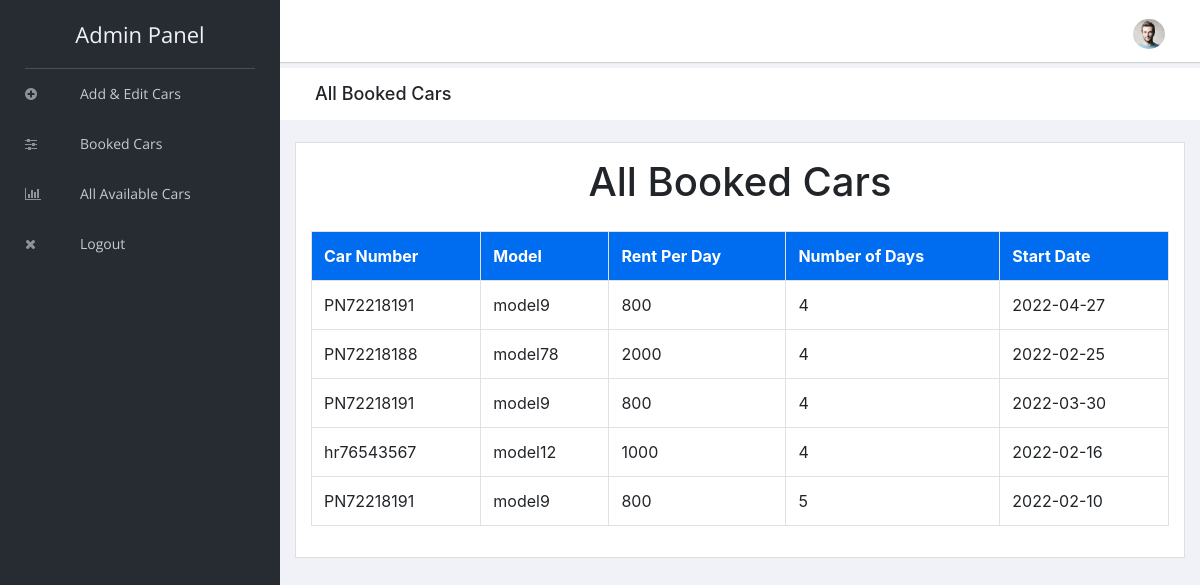
Page /admin/booked_cars.php (signed in) on the committed database.
### tables this page shows
CREATE TABLE `booked_cars` (
  `id` int(11) NOT NULL,
  `model` varchar(30) NOT NULL,
  `number` varchar(11) NOT NULL,
  `seating` int(11) NOT NULL,
  `rentperday` int(11) NOT NULL,
  `number_days` int(11) NOT NULL,
  `start_date` date NOT NULL
);

### admin/booked_cars.php (the view, shortened to what this page needs)
<?php
include "header.php";
include "../connection.php";
    ?>
<div class="breadcrumbs">
            <div class="col-sm-12">
                <div class="page-header float-left">
                    <div class="page-title">
                        <h1>All Booked Cars</h1>
                    </div>
                </div>
            </div>
        </div>
        <div class="content mt-3">
            <div class="animated fadeIn">
                <div class="row">
                    <div class="col-lg-12">
                        <div class="card">
                            <div class="card-body">
                            <center>
                <h1>All Booked Cars</h1>
                </center>
                <?php
                $res=mysqli_query($link, "select * from booked_cars order by id desc");
                $count=mysqli_num_rows($res);
                if($count==0){
                    ?>
                    <center>
                        <h1>No Results Found</h1>
                    </center>
                    <?php
                }
                else{
                    echo "<table class='table table-bordered' style='margin-top: 25px'>";
                    echo "<tr style='background-color:#006df0; color:white'>";
                    echo "<th>"; echo "Car Number";echo "</th>";
                    echo "<th>"; echo "Model";echo "</th>";
                    echo "<th>"; echo "Rent  Per Day";echo "</th>";
                    echo "<th>"; echo "Number of Days";echo "</th>";
                    echo "<th>"; echo "Start Date";echo "</th>";
                    echo "</tr>";
                    while($row=mysqli_fetch_array($res)){
                    echo "<tr>";
                    echo "<td>"; echo $row["number"];echo "</td>";
                    echo "<td>"; echo $row["model"];echo "</td>";
                    echo "<td>"; echo $row["rentperday"];echo "</td>";
                    echo "<td>"; echo $row["number_days"];echo "</td>";
                    echo "<td>"; echo $row["start_date"];echo "</td>";
                    echo "</tr>";
                    }
                    echo "</table>";
                }
                ?>
                            </div>
                        </div>
                    </div>
                </div>
            </div>
        </div>
<?php
include "footer.php";
?>

### admin/header.php (shortened to what this page needs)
<!doctype html>
<html class="no-js" lang="en">
<head>
    <link rel="stylesheet" href="vendors/bootstrap/dist/css/bootstrap.min.css">
    <link rel="stylesheet" href="vendors/font-awesome/css/font-awesome.min.css">
    <link rel="stylesheet" href="vendors/themify-icons/css/themify-icons.css">
    <link rel="stylesheet" href="vendors/flag-icon-css/css/flag-icon.min.css">
    <link rel="stylesheet" href="vendors/selectFX/css/cs-skin-elastic.css">
    <link rel="stylesheet" href="assets/css/style.css">
</head>
<body>
    <aside id="left-panel" class="left-panel">
        <nav class="navbar navbar-expand-sm navbar-default">
            <div class="navbar-header">
                <a class="navbar-brand" href="./">
                    Admin Panel
                </a>
            </div>
            <div id="main-menu" class="main-menu collapse navbar-collapse">
                <ul class="nav navbar-nav">
                    <li>
                        <a href="add_edit_cars.php"><i class="menu-icon fa fa-plus-circle"></i>Add & Edit Cars</a>
                    </li>
                    <li>
                        <a href="booked_cars.php"><i class="menu-icon fa fa-sliders"></i>Booked Cars</a>
                    </li>
                    <li>
                        <a href="available_cars3.php"><i class="menu-icon fa fa-bar-chart"></i>All Available Cars</a>
                    </li>
                    <li>
                        <a href="logout.php"> <i class="menu-icon fa fa-close"></i>Logout </a>
                    </li>
                </ul>
            </div>
        </nav>
    </aside>
    <div id="right-panel" class="right-panel">
        <header id="header" class="header">
            <div class="header-menu">
                <div class="col-sm-7">
                </div>
                <div class="col-sm-5">
                    <div class="user-area dropdown float-right">
                        <a href="#" class="dropdown-toggle" data-toggle="dropdown" aria-haspopup="true"
                            aria-expanded="false">
                            <img class="user-avatar rounded-circle" src="images/admin.jpg" alt="User Avatar">
                        </a>
                    </div>
                </div>
            </div>
        </header>

### admin/footer.php (shortened to what this page needs)
</div>
</body>
</html>

### rows in the picture
booked_cars: number "PN72218191", model "model9", rentperday "800", number_days "4", start_date "2022-04-27"
booked_cars: number "PN72218188", model "model78", rentperday "2000", number_days "4", start_date "2022-02-25"
booked_cars: number "PN72218191", model "model9", rentperday "800", number_days "4", start_date "2022-03-30"
booked_cars: number "hr76543567", model "model12", rentperday "1000", number_days "4", start_date "2022-02-16"
booked_cars: number "PN72218191", model "model9", rentperday "800", number_days "5", start_date "2022-02-10"
